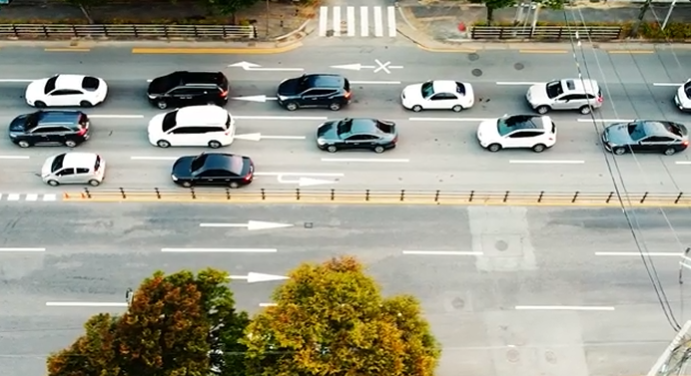
#> input picture afterMay/opencv_study/images/cars.png, 691 x 376 px, found by its file name
$ python opencv_cars.py
#> lines starting #> are read from the running program, lines starting #| are printed output that depends on the picture; after the words box and inside, x2 and y2 are one past the last pixel; in counts of white or black regions, pixels touching at a corner belong together
#  opencv_cars.py

import cv2

img = cv2.imread("afterMay/opencv_study/images/cars.png")
#> img is the input picture: shape (376, 691, 3); mean B, G, R 139.9, 155.4, 156.2

gray = cv2.cvtColor(img , cv2.COLOR_BGR2GRAY)
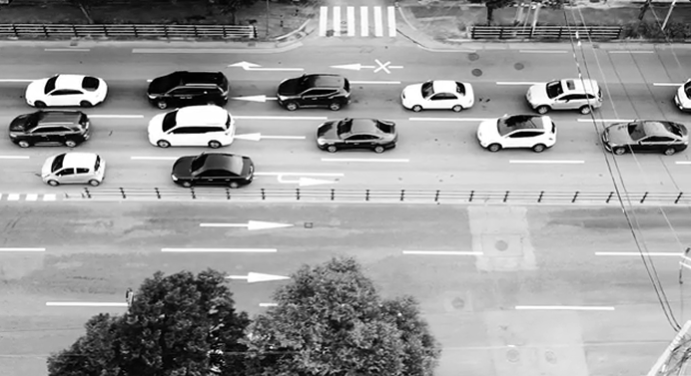
#> gray: shape (376, 691); min 0, max 255, mean 153.9

blur = cv2.GaussianBlur( gray , (5,5), 0)
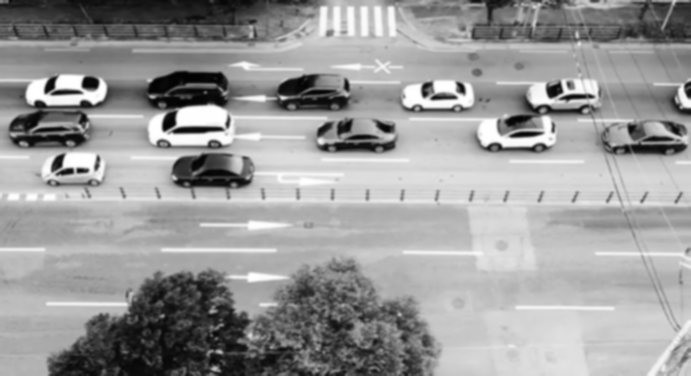
#> blur: shape (376, 691); min 2, max 255, mean 153.9

_,thresh = cv2.threshold(
    blur, 120,255, cv2.THRESH_BINARY_INV
)
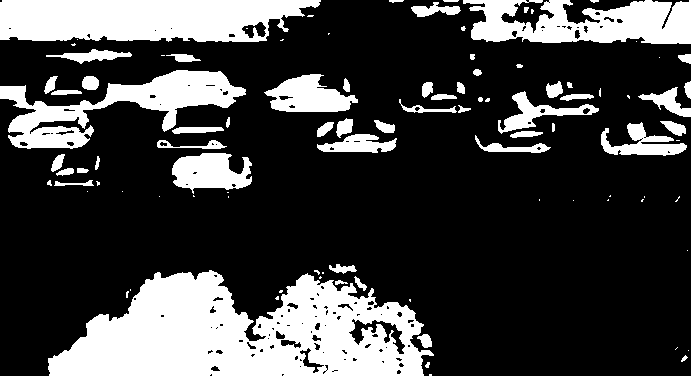
#> thresh: shape (376, 691); 25.7% white; 98 white regions (42 under 20 px)
contours, hierarchy = cv2.findContours(
    thresh,
    cv2.RETR_EXTERNAL,
    cv2.CHAIN_APPROX_SIMPLE
)
#> contours = 97 contours, 52 with area under 20; largest, box (x1, y1, x2, y2) and area: (48, 270, 434, 376) 27390, (0, 0, 321, 42) 11184, (0, 70, 246, 149) 6920, (463, 0, 691, 44) 6825, (264, 74, 358, 112) 2125

result = img.copy()
count = 0

for contour in contours:
    area = cv2.contourArea(contour)
    if area > 200:
        count += 1
#> this loop made 97 passes
#> area on passes 6, 12, 13, 17, 18, 34, 36, 37, 38, 39, 40, 42: 115.5, 22.5, 56, 27390, 122, 75.5, 37, 73, 27, 120.5, 2120.5, 213.5
#> after the loop, count = 15

print("차량 수 :", count)
#| 차량 수 : 15
cv2.imshow("thresh" ,thresh )
cv2.waitKey(0)
cv2.destroyAllWindows()

$ run again, with afterMay/opencv_study/images/coin.png copied over afterMay/opencv_study/images/cars.png
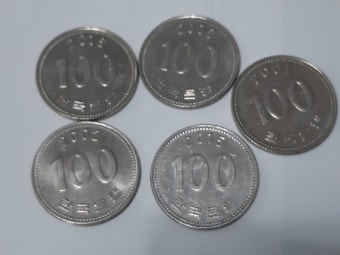
#> input picture afterMay/opencv_study/images/coin.png, 340 x 255 px, found by its file name
#> img is the input picture: shape (255, 340, 3); mean B, G, R 138.8, 135.2, 131.8
#> `blur = cv2.GaussianBlur( gray , (5,5), 0)`:
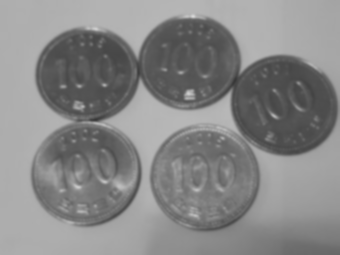
#> blur: shape (255, 340); min 56, max 215, mean 134.6
#> `_,thresh = cv2.threshold( blur, 120,255, cv2.THRESH_BINARY_INV )`:
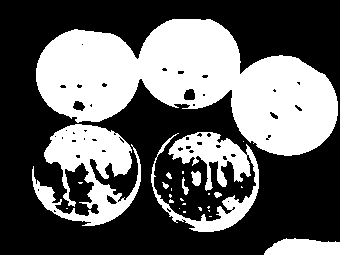
#> thresh: shape (255, 340); 38.8% white; 26 white regions (17 under 20 px)
#> contours = 26 contours, 19 with area under 20; largest, box (x1, y1, x2, y2) and area: (36, 19, 338, 156) 22828, (32, 124, 141, 226) 5146, (151, 132, 259, 232) 3570, (264, 238, 340, 255) 948, (191, 171, 201, 186) 96, (182, 177, 189, 195) 36, (214, 192, 222, 198) 24
#> the loop `for contour in contours:` made 26 passes
#> area on passes 1, 14, 19, 21, 24, 25, 26: 947.5, 23.5, 36.5, 95.5, 3570.5, 5146, 22828
#> after the loop `for contour in contours:`: count = 4
#| 차량 수 : 4

$ run again, with afterMay/opencv_study/images/door.png copied over afterMay/opencv_study/images/cars.png
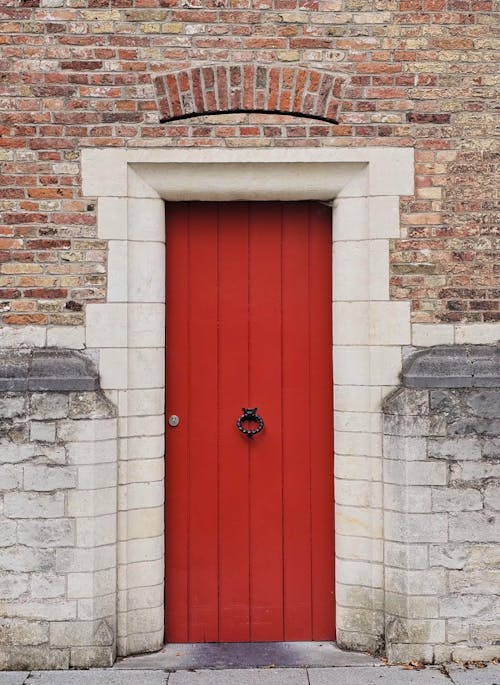
#> input picture afterMay/opencv_study/images/door.png, 500 x 685 px, found by its file name
#> img is the input picture: shape (685, 500, 3); mean B, G, R 125.6, 133.2, 171.6
#> `gray = cv2.cvtColor(img , cv2.COLOR_BGR2GRAY)`:
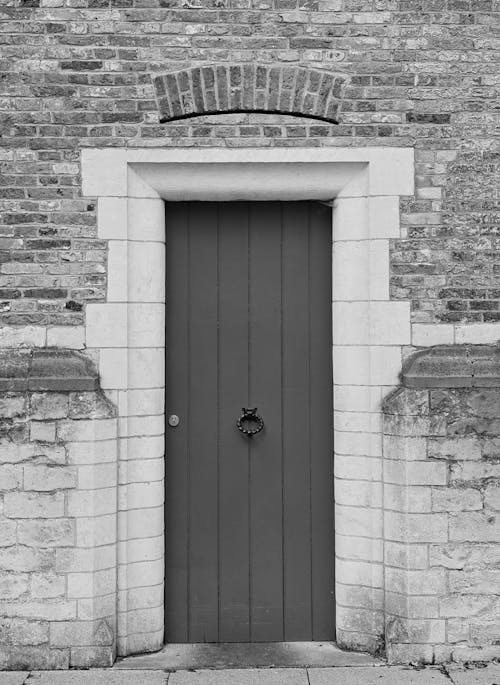
#> gray: shape (685, 500); min 0, max 248, mean 143.9
#> `_,thresh = cv2.threshold( blur, 120,255, cv2.THRESH_BINARY_INV )`:
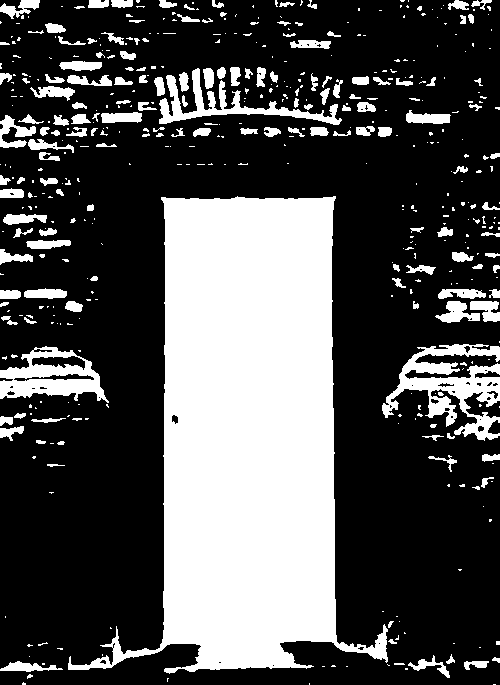
#> thresh: shape (685, 500); 31.4% white; 493 white regions (335 under 20 px)
#> contours = 493 contours, 368 with area under 20; largest, box (x1, y1, x2, y2) and area: (68, 196, 388, 674) 78508, (382, 344, 500, 441) 4330, (0, 346, 109, 403) 3626, (159, 68, 342, 125) 2065, (435, 301, 480, 323) 455
#> the loop `for contour in contours:` made 493 passes
#> area on passes 13, 14, 17, 18, 43, 47, 48, 51: 111.5, 287, 204.5, 27.5, 39.5, 65.5, 84, 20.5
#> after the loop `for contour in contours:`: count = 22
#| 차량 수 : 22
